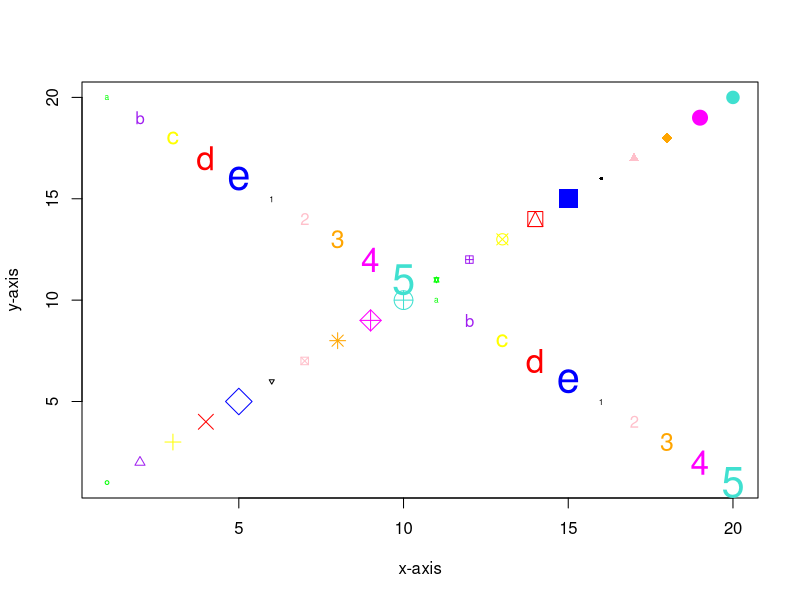

Reproduce this figure in R.
# Export PNG graphics file

setwd("your/path")

# PNG

png("My_PDF.png", width = 480, height = 480)

plot(1:20, # x-axis
     1:20, # y-axis
     pch = c(1:20), # symbol 
     col = c("green", "purple", "yellow", "red", "blue", "black", "pink", "orange", "magenta", "turquoise"), # color
     cex = c(0.5, 1, 1.5, 2, 2.5), # size
     xlab = 'x-axis', # x-axis labeling
     ylab = 'y-axis') # y-axis labeling


points(1:20,
       20:1,
       pch = c("a", "b", "c", "d", "e", "1", "2", "3", "4", "5"), #symbols
       col = c("green", "purple", "yellow", "red", "blue", "black", "pink", "orange", "magenta", "turquoise"), # color
       cex = c(0.5, 1, 1.5, 2, 2.5), # size
       xlab = 'x-axis', # x-axis labeling
       ylab = 'y-axis') # y-axis labeling)

dev.off()


